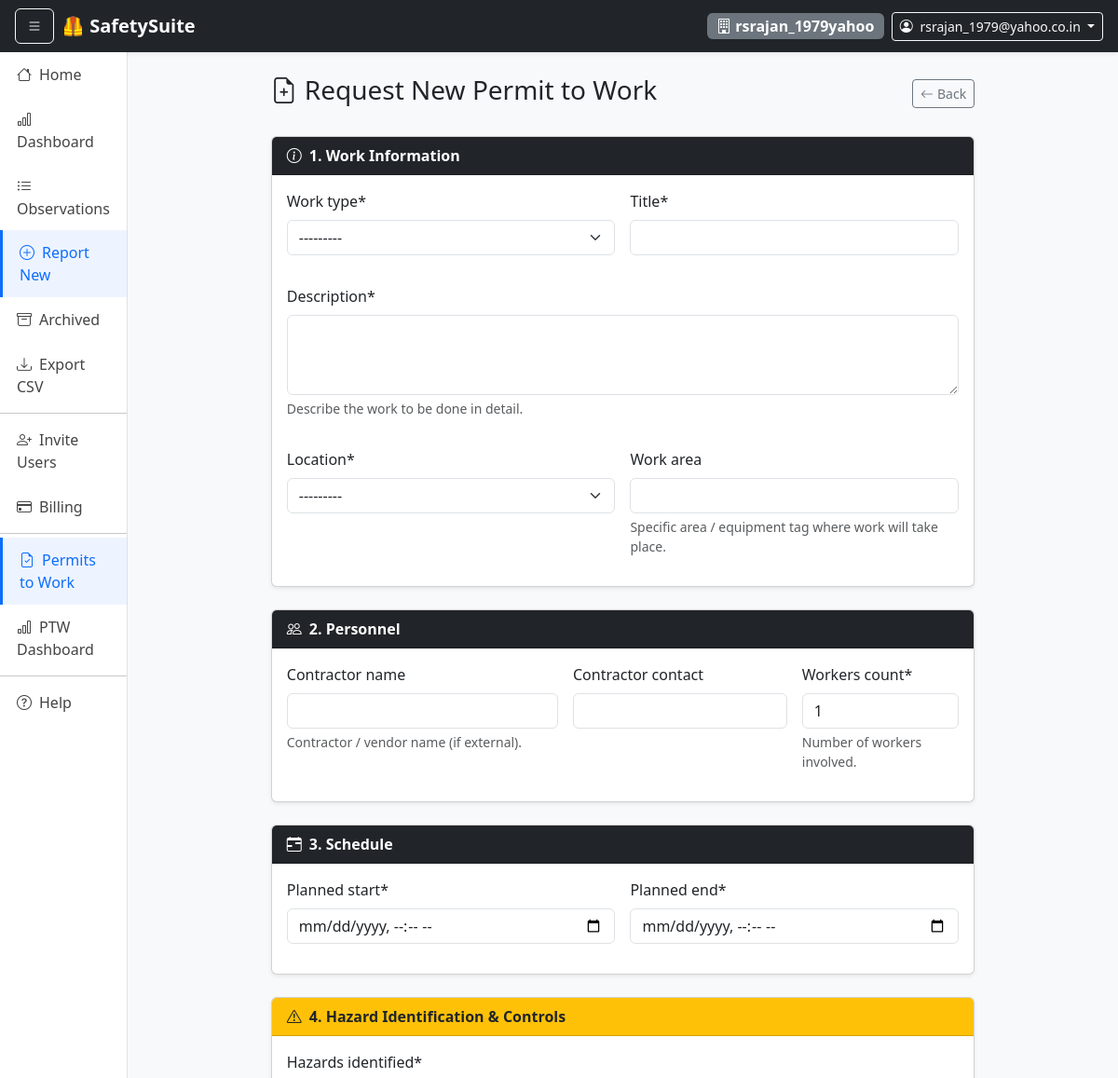
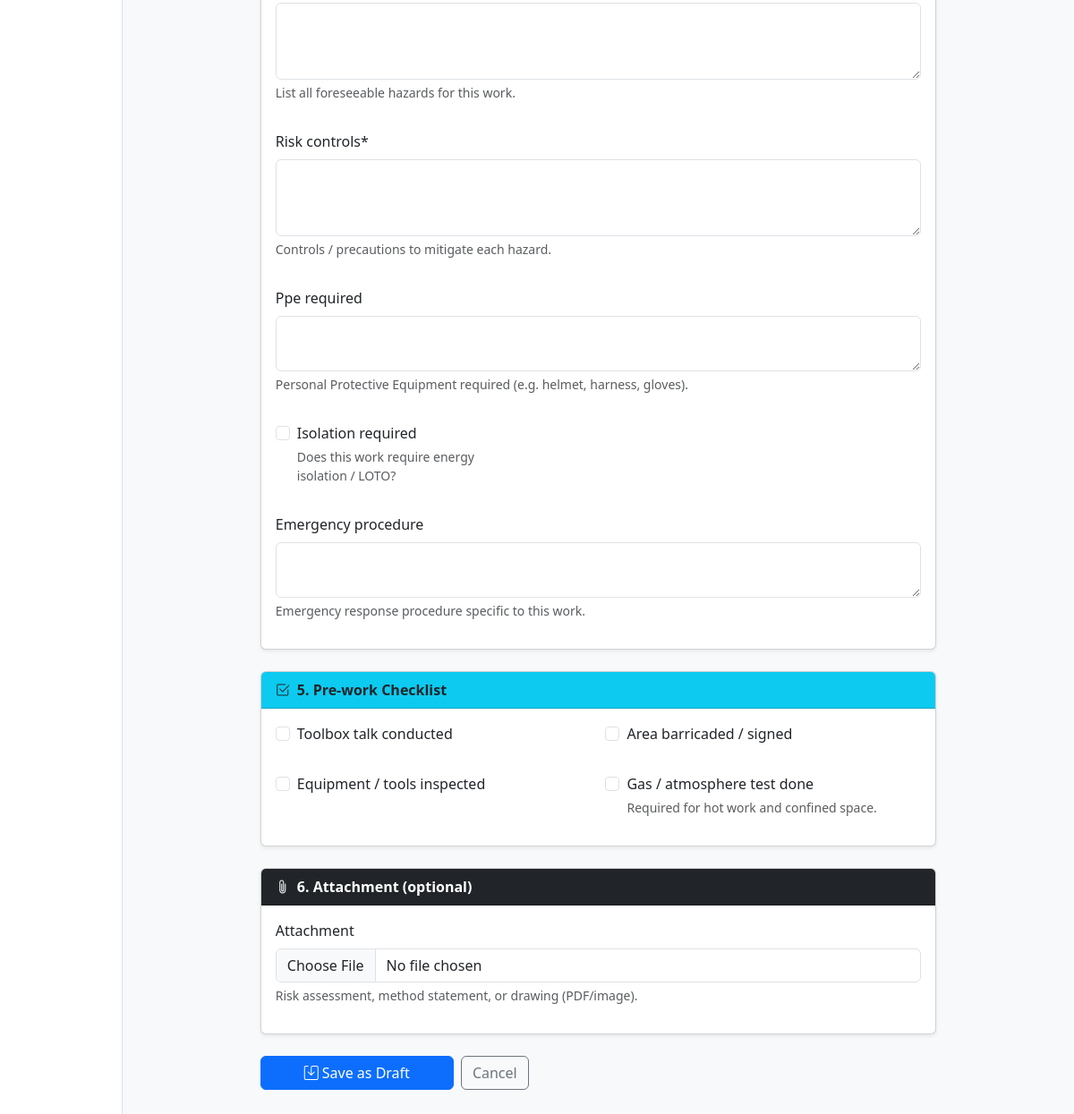
The page /permits/new/ (signed in) on the database its author committed (2 pictures, top to bottom).
### core/models.py (models this page shows, shortened)
class Organization(models.Model):
    name = models.CharField(max_length=255)
    domain = models.CharField(max_length=255, unique=True)
    created_at = models.DateTimeField(auto_now_add=True)

### users/models.py (models this page shows, shortened)
class CustomUser(AbstractBaseUser, PermissionsMixin):
    email = models.EmailField(unique=True)
    full_name = models.CharField(max_length=255, blank=True)
    organization = models.ForeignKey(
        "core.Organization",
        on_delete=models.SET_NULL,
        null=True,
        blank=True,
    )
    is_manager = models.BooleanField(default=False)
    is_observer = models.BooleanField(default=False)
    is_action_owner = models.BooleanField(default=False)
    is_safety_manager = models.BooleanField(default=False)
    is_active = models.BooleanField(default=True)
    is_staff = models.BooleanField(default=False)
    objects = CustomUserManager()
    USERNAME_FIELD = "email"
    REQUIRED_FIELDS = []
    def get_full_name(self):
        return self.full_name or self.email

### permits/views.py (the view)
# urls.py: path("new/",                    views.permit_create,    name="create"),
@login_required
def permit_create(request):
    _org_required(request)
    if request.method == "POST":
        form = PermitRequestForm(request.POST, request.FILES)
        _scope_form_location(form, request.organization)
        if form.is_valid():
            permit = form.save(commit=False)
            permit.organization = request.organization
            permit.requestor    = request.user
            permit.status       = "DRAFT"
            permit.save()
            messages.success(
                request,
                f"Permit {permit.permit_number} saved as Draft. "
                "Review and click 'Submit for Approval' when ready.",
            )
            return redirect("permits:detail", pk=permit.pk)
        else:
            messages.error(request, "Please fix the errors below and try again.")
    else:
        form = PermitRequestForm()
        _scope_form_location(form, request.organization)
    return render(request, "permits/permit_form.html", {
        "form":  form,
        "title": "Request New Permit to Work",
    })

### core/context_processors.py (called while the page is built)
def trial_status(request):
    if not request.user.is_authenticated:
        return {}
    org = getattr(request, "organization", None)
    if org is None:
        return {}
    sub = getattr(org, "subscription", None)
    if sub is None:
        return {}
    if sub.expires_at is None:
        return {"trial_days_left": None}  # Not on a time-limited plan
    remaining = (sub.expires_at - timezone.now()).days
    return {"trial_days_left": max(remaining, 0)}

def organization_context(request):
    org = None
    if request.user.is_authenticated:
        org = getattr(request.user, "organization", None)
    return {
        "current_org": org,
        "current_user": request.user,
    }

### core/models.py (called while the page is built)
    def is_expired(self):
        if self.expires_at is None:
            return False
        return timezone.now() > self.expires_at

### observations/models.py (called while the page is built)
    def __str__(self):
        return f"{self.name} ({self.area})" if self.area else self.name

### permits/views.py (called while the page is built)
def _org_required(request):
    if not request.organization:
        raise PermissionDenied("You are not associated with any organization.")

def _scope_form_location(form, org):
    from observations.models import Location
    form.fields["location"].queryset = Location.objects.filter(organization=org)
    return form

### permits/templates/permits/permit_form.html (shortened to what this page needs)
{% extends "base.html" %}
{% load crispy_forms_tags %}
{% block content %}
<div class="row justify-content-center">
  <div class="col-lg-9">
    <div class="d-flex justify-content-between align-items-center mb-4">
      <h3><i class="bi bi-file-earmark-plus me-2"></i>{{ title }}</h3>
      <a href="{% url 'permits:permit_list' %}" class="btn btn-outline-secondary btn-sm">
        <i class="bi bi-arrow-left me-1"></i>Back
      </a>
    </div>
    <form method="post" enctype="multipart/form-data" novalidate>
      <div class="card mb-4 shadow-sm">
        <div class="card-header bg-dark text-white fw-semibold">
          <i class="bi bi-info-circle me-2"></i>1. Work Information
        </div>
        <div class="card-body">
          <div class="row g-3">
            <div class="col-md-6">{{ form.work_type|as_crispy_field }}</div>
            <div class="col-md-6">{{ form.title|as_crispy_field }}</div>
            <div class="col-12">{{ form.description|as_crispy_field }}</div>
            <div class="col-md-6">{{ form.location|as_crispy_field }}</div>
            <div class="col-md-6">{{ form.work_area|as_crispy_field }}</div>
          </div>
        </div>
      </div>
      <div class="card mb-4 shadow-sm">
        <div class="card-header bg-dark text-white fw-semibold">
          <i class="bi bi-people me-2"></i>2. Personnel
        </div>
        <div class="card-body">
          <div class="row g-3">
            <div class="col-md-5">{{ form.contractor_name|as_crispy_field }}</div>
            <div class="col-md-4">{{ form.contractor_contact|as_crispy_field }}</div>
            <div class="col-md-3">{{ form.workers_count|as_crispy_field }}</div>
          </div>
        </div>
      </div>
      <div class="card mb-4 shadow-sm">
        <div class="card-header bg-dark text-white fw-semibold">
          <i class="bi bi-calendar-range me-2"></i>3. Schedule
        </div>
        <div class="card-body">
          <div class="row g-3">
            <div class="col-md-6">{{ form.planned_start|as_crispy_field }}</div>
            <div class="col-md-6">{{ form.planned_end|as_crispy_field }}</div>
          </div>
        </div>
      </div>
      <div class="card mb-4 shadow-sm">
        <div class="card-header bg-warning text-dark fw-semibold">
          <i class="bi bi-exclamation-triangle me-2"></i>4. Hazard Identification & Controls
        </div>
        <div class="card-body">
          <div class="row g-3">
            <div class="col-12">{{ form.hazards_identified|as_crispy_field }}</div>
            <div class="col-12">{{ form.risk_controls|as_crispy_field }}</div>
            <div class="col-12">{{ form.ppe_required|as_crispy_field }}</div>
            <div class="col-md-4">{{ form.isolation_required|as_crispy_field }}</div>
            <div class="col-12">{{ form.emergency_procedure|as_crispy_field }}</div>
          </div>
        </div>
      </div>
      <div class="card mb-4 shadow-sm">
        <div class="card-header bg-info text-dark fw-semibold">
          <i class="bi bi-check2-square me-2"></i>5. Pre-work Checklist
        </div>
        <div class="card-body">
          <div class="row g-3">
            <div class="col-md-6">{{ form.toolbox_talk_done|as_crispy_field }}</div>
            <div class="col-md-6">{{ form.area_barricaded|as_crispy_field }}</div>
            <div class="col-md-6">{{ form.equipment_inspected|as_crispy_field }}</div>
            <div class="col-md-6">{{ form.gas_test_done|as_crispy_field }}</div>
          </div>
        </div>
      </div>
      <div class="card mb-4 shadow-sm">
        <div class="card-header bg-dark text-white fw-semibold">
          <i class="bi bi-paperclip me-2"></i>6. Attachment (optional)
        </div>
        <div class="card-body">
          {{ form.attachment|as_crispy_field }}
        </div>
      </div>
      <div class="d-flex gap-2 mb-5">
        <button type="submit" class="btn btn-primary px-5">
          <i class="bi bi-save me-1"></i>Save as Draft
        </button>
        <a href="{% url 'permits:permit_list' %}" class="btn btn-outline-secondary">Cancel</a>
      </div>
    </form>
  </div>
</div>
{% endblock %}

### templates/base.html (shortened to what this page needs)
<!doctype html>
<html lang="en">
<head>
  <link href="https://cdn.jsdelivr.net/npm/bootstrap@5.3.2/dist/css/bootstrap.min.css" rel="stylesheet">
  <link rel="stylesheet" href="https://cdn.jsdelivr.net/npm/bootstrap-icons@1.11.1/font/bootstrap-icons.css">
</head>
<body>
<nav class="navbar navbar-dark bg-dark px-3 shadow-sm">
  <button class="btn btn-outline-light me-2" id="sidebarToggle">
    <i class="bi bi-list"></i>
  </button>
  <a class="navbar-brand fw-bold" href="{% url 'home' %}">🦺 SafetySuite</a>
  <div class="ms-auto d-flex align-items-center gap-2">
    {% if current_org %}
      <span class="badge bg-secondary fs-6">
        <i class="bi bi-building"></i> {{ current_org.name }}
      </span>
    {% endif %}
    {% if user.is_authenticated %}
    <div class="dropdown">
      <a class="btn btn-outline-light btn-sm dropdown-toggle" data-bs-toggle="dropdown">
        <i class="bi bi-person-circle me-1"></i>
        {{ user.get_full_name }}
      </a>
    </div>
    {% endif %}
  </div>
</nav>
<div class="d-flex">
  {% if user.is_authenticated %}
  <div id="sidebar" class="border-end">
    <div class="list-group list-group-flush">
      <a href="{% url 'home' %}"
         class="list-group-item list-group-item-action {% if request.path == '/' %}active{% endif %}">
        <i class="bi bi-house me-2"></i>Home
      </a>
      <a href="{% url 'observations:dashboard' %}"
         class="list-group-item list-group-item-action {% if 'dashboard' in request.path %}active{% endif %}">
        <i class="bi bi-bar-chart me-2"></i>Dashboard
      </a>
      <a href="{% url 'observations:observation_list' %}"
         class="list-group-item list-group-item-action {% if request.path == '/observations/' %}active{% endif %}">
        <i class="bi bi-list-ul me-2"></i>Observations
      </a>
      <a href="{% url 'observations:create' %}"
         class="list-group-item list-group-item-action {% if 'new' in request.path %}active{% endif %}">
        <i class="bi bi-plus-circle me-2"></i>Report New
      </a>
      <a href="{% url 'observations:archived_list' %}"
         class="list-group-item list-group-item-action {% if 'archived' in request.path %}active{% endif %}">
        <i class="bi bi-archive me-2"></i>Archived
      </a>
      {% if user.is_manager or user.is_safety_manager %}
      <a href="{% url 'observations:export_observations_csv' %}"
         class="list-group-item list-group-item-action">
        <i class="bi bi-download me-2"></i>Export CSV
      </a>
      {% endif %}
      {% if user.is_manager %}
      <hr class="my-1">
      <a href="{% url 'core:invite_user' %}"
         class="list-group-item list-group-item-action {% if 'invite' in request.path %}active{% endif %}">
        <i class="bi bi-person-plus me-2"></i>Invite Users
      </a>
      <a href="{% url 'core:billing' %}"
         class="list-group-item list-group-item-action {% if 'billing' in request.path %}active{% endif %}">
        <i class="bi bi-credit-card me-2"></i>Billing
      </a>
      {% endif %}
      <hr class="my-1">
      <a href="{% url 'permits:permit_list' %}"
         class="list-group-item list-group-item-action {% if 'permits' in request.path %}active{% endif %}">
        <i class="bi bi-file-earmark-check me-2"></i>Permits to Work
      </a>
      <a href="{% url 'permits:dashboard' %}"
         class="list-group-item list-group-item-action {% if 'permits' in request.path and 'dashboard' in request.path %}active{% endif %}">
        <i class="bi bi-bar-chart me-2"></i>PTW Dashboard
      </a>
      <hr class="my-1">
      <button class="list-group-item list-group-item-action text-start"
              data-bs-toggle="modal" data-bs-target="#helpModal">
        <i class="bi bi-question-circle me-2"></i>Help
      </button>
    </div>
  </div>
  {% endif %}
  <div class="flex-grow-1 p-4" style="min-width: 0;">
    {% block content %}{% endblock %}
  </div>
</div>
</body>
</html>

### templates/base.html (style rules this page uses)
body { background: #f8f9fb; }
#sidebar { width: 240px; min-height: 100vh; transition: all .3s; background: white; }
.list-group-item { border: none; padding: 12px 18px; font-weight: 500; color: #444; }
.list-group-item:hover, .list-group-item.active { background: #eef4ff; color: #0d6efd; }
.list-group-item.active { border-left: 3px solid #0d6efd; }

### rows shown on the page
Organization: name "rsrajan_1979yahoo"
CustomUser: get_full_name "rsrajan_1979@yahoo.co.in"

### other values the page prints
{{ title }} "Request New Permit to Work"
